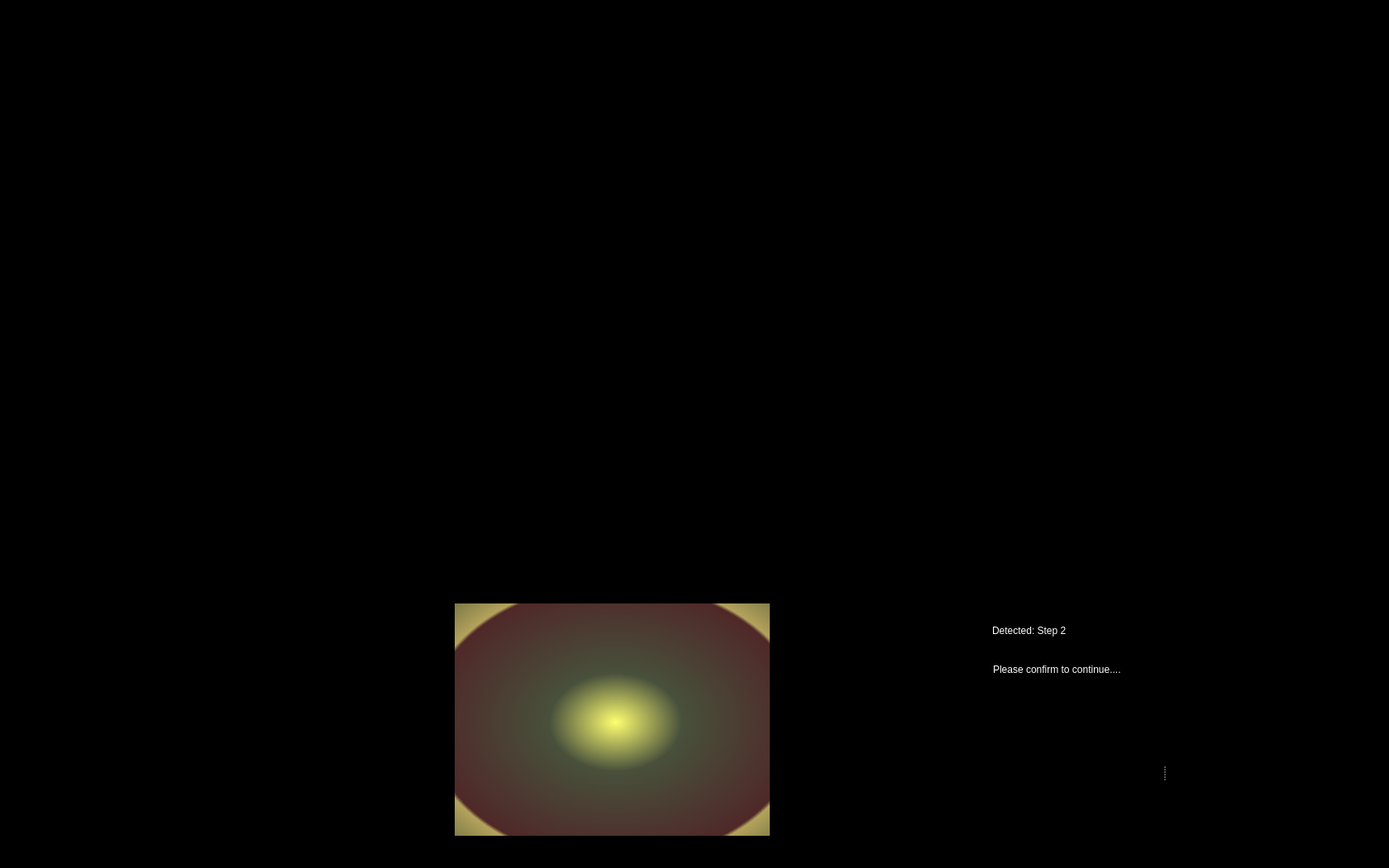
<?xml version="1.0" encoding="UTF-8"?>
<ui version="4.0">
 <class>Entry_Step_2_UI</class>
 <widget class="QWidget" name="Entry_Step_2_UI">
  <property name="windowModality">
   <enum>Qt::WindowModal</enum>
  </property>
  <property name="enabled">
   <bool>true</bool>
  </property>
  <property name="geometry">
   <rect>
    <x>0</x>
    <y>0</y>
    <width>1680</width>
    <height>1050</height>
   </rect>
  </property>
  <property name="sizePolicy">
   <sizepolicy hsizetype="Preferred" vsizetype="Preferred">
    <horstretch>0</horstretch>
    <verstretch>0</verstretch>
   </sizepolicy>
  </property>
  <property name="minimumSize">
   <size>
    <width>0</width>
    <height>0</height>
   </size>
  </property>
  <property name="maximumSize">
   <size>
    <width>1680</width>
    <height>1050</height>
   </size>
  </property>
  <property name="windowTitle">
   <string>Food Assist</string>
  </property>
  <property name="windowOpacity">
   <double>1.000000000000000</double>
  </property>
  <property name="styleSheet">
   <string notr="true">background-color: rgb(0, 0, 0);</string>
  </property>
  <widget class="QWidget" name="widget" native="true">
   <property name="geometry">
    <rect>
     <x>1140</x>
     <y>740</y>
     <width>531</width>
     <height>291</height>
    </rect>
   </property>
   <property name="styleSheet">
    <string notr="true">background-color: rgb(0, 0, 0);</string>
   </property>
   <widget class="QLabel" name="label">
    <property name="geometry">
     <rect>
      <x>10</x>
      <y>0</y>
      <width>41</width>
      <height>51</height>
     </rect>
    </property>
    <property name="styleSheet">
     <string notr="true"/>
    </property>
    <property name="text">
     <string/>
    </property>
    <property name="pixmap">
     <pixmap resource="resources/res.qrc">:/img/Icon Detected.svg</pixmap>
    </property>
    <property name="alignment">
     <set>Qt::AlignRight|Qt::AlignTrailing|Qt::AlignVCenter</set>
    </property>
   </widget>
   <widget class="QLabel" name="label_2">
    <property name="geometry">
     <rect>
      <x>60</x>
      <y>3</y>
      <width>291</width>
      <height>40</height>
     </rect>
    </property>
    <property name="styleSheet">
     <string notr="true">font: 75 28pt &quot;Arial&quot;;
color: rgb(255, 255, 255);</string>
    </property>
    <property name="text">
     <string>Detected: Step 2</string>
    </property>
    <property name="textFormat">
     <enum>Qt::RichText</enum>
    </property>
   </widget>
   <widget class="QLabel" name="label_3">
    <property name="geometry">
     <rect>
      <x>61</x>
      <y>54</y>
      <width>321</width>
      <height>31</height>
     </rect>
    </property>
    <property name="styleSheet">
     <string notr="true">font: 18pt &quot;Arial&quot;;
color: rgb(255, 255, 255)</string>
    </property>
    <property name="text">
     <string>Please confirm to continue....</string>
    </property>
   </widget>
   <widget class="QSplitter" name="splitter">
    <property name="geometry">
     <rect>
      <x>60</x>
      <y>119</y>
      <width>414</width>
      <height>150</height>
     </rect>
    </property>
    <property name="frameShape">
     <enum>QFrame::NoFrame</enum>
    </property>
    <property name="frameShadow">
     <enum>QFrame::Plain</enum>
    </property>
    <property name="lineWidth">
     <number>0</number>
    </property>
    <property name="orientation">
     <enum>Qt::Horizontal</enum>
    </property>
    <property name="opaqueResize">
     <bool>false</bool>
    </property>
    <property name="handleWidth">
     <number>115</number>
    </property>
    <property name="childrenCollapsible">
     <bool>false</bool>
    </property>
    <widget class="QPushButton" name="button_yes">
     <property name="enabled">
      <bool>true</bool>
     </property>
     <property name="minimumSize">
      <size>
       <width>81</width>
       <height>81</height>
      </size>
     </property>
     <property name="maximumSize">
      <size>
       <width>150</width>
       <height>150</height>
      </size>
     </property>
     <property name="cursor">
      <cursorShape>OpenHandCursor</cursorShape>
     </property>
     <property name="focusPolicy">
      <enum>Qt::WheelFocus</enum>
     </property>
     <property name="contextMenuPolicy">
      <enum>Qt::DefaultContextMenu</enum>
     </property>
     <property name="icon">
      <iconset resource="resources/res.qrc">
       <normaloff>:/buttons/Button Yes.svg</normaloff>:/buttons/Button Yes.svg</iconset>
     </property>
     <property name="iconSize">
      <size>
       <width>144</width>
       <height>144</height>
      </size>
     </property>
     <property name="autoDefault">
      <bool>false</bool>
     </property>
     <property name="default">
      <bool>false</bool>
     </property>
     <property name="flat">
      <bool>true</bool>
     </property>
    </widget>
    <widget class="QPushButton" name="button_no">
     <property name="enabled">
      <bool>true</bool>
     </property>
     <property name="minimumSize">
      <size>
       <width>81</width>
       <height>81</height>
      </size>
     </property>
     <property name="maximumSize">
      <size>
       <width>150</width>
       <height>150</height>
      </size>
     </property>
     <property name="cursor">
      <cursorShape>OpenHandCursor</cursorShape>
     </property>
     <property name="focusPolicy">
      <enum>Qt::WheelFocus</enum>
     </property>
     <property name="contextMenuPolicy">
      <enum>Qt::DefaultContextMenu</enum>
     </property>
     <property name="icon">
      <iconset resource="resources/res.qrc">
       <normaloff>:/buttons/Button No.svg</normaloff>:/buttons/Button No.svg</iconset>
     </property>
     <property name="iconSize">
      <size>
       <width>144</width>
       <height>144</height>
      </size>
     </property>
     <property name="autoDefault">
      <bool>false</bool>
     </property>
     <property name="default">
      <bool>false</bool>
     </property>
     <property name="flat">
      <bool>true</bool>
     </property>
    </widget>
   </widget>
  </widget>
  <widget class="QLabel" name="label_8">
   <property name="geometry">
    <rect>
     <x>550</x>
     <y>730</y>
     <width>381</width>
     <height>281</height>
    </rect>
   </property>
   <property name="styleSheet">
    <string notr="true">background-color: qradialgradient(spread:pad, cx:0.511, cy:0.511364, radius:1.199, fx:0.511, fy:0.511409, stop:0 rgba(255, 255, 112, 255), stop:0.176136 rgba(228, 255, 188, 80), stop:0.494318 rgba(252, 128, 128, 80), stop:0.505682 rgba(255, 231, 130, 179), stop:0.698864 rgba(225, 255, 162, 80), stop:1 rgba(255, 255, 255, 0));</string>
   </property>
   <property name="text">
    <string/>
   </property>
  </widget>
  <widget class="QLabel" name="img_detected_step2">
   <property name="geometry">
    <rect>
     <x>1110</x>
     <y>170</y>
     <width>601</width>
     <height>481</height>
    </rect>
   </property>
   <property name="frameShape">
    <enum>QFrame::NoFrame</enum>
   </property>
   <property name="text">
    <string/>
   </property>
   <property name="pixmap">
    <pixmap resource="resources/res.qrc">:/detected steps/Detected Step2.png</pixmap>
   </property>
   <property name="scaledContents">
    <bool>true</bool>
   </property>
  </widget>
 </widget>
 <resources>
  <include location="resources/res.qrc"/>
 </resources>
 <connections/>
</ui>
